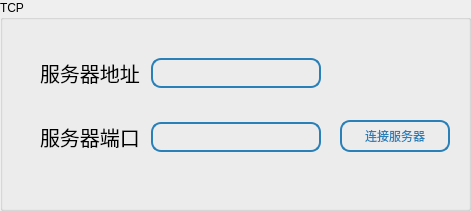
     <widget class="QGroupBox" name="groupBox_2">
      <property name="geometry">
       <rect>
        <x>20</x>
        <y>240</y>
        <width>471</width>
        <height>211</height>
       </rect>
      </property>
      <property name="styleSheet">
       <string notr="true"/>
      </property>
      <property name="title">
       <string>TCP</string>
      </property>
      <widget class="QPushButton" name="tcp_connect">
       <property name="geometry">
        <rect>
         <x>340</x>
         <y>120</y>
         <width>110</width>
         <height>32</height>
        </rect>
       </property>
       <property name="minimumSize">
        <size>
         <width>18</width>
         <height>32</height>
        </size>
       </property>
       <property name="maximumSize">
        <size>
         <width>110</width>
         <height>32</height>
        </size>
       </property>
       <property name="styleSheet">
        <string notr="true">.QPushButton {
    border: 2px solid #2980b9;
    color: #2980b9;
    position: relative;
    overflow: hidden;
    z-index: 1;
    transition: .5s;
  border-radius: 10px;
}



:hover {
    background-color: #155799;
    color: white;
}
QPushButton:pressed {  
    /* 改变背景色 */  
    background-color:#134d87;  

    /* 改变边框风格 */  
    border-style:inset;  

    /* 使文字有一点移动 */  
    padding-left:2px;  
    padding-top:1px;  
}


</string>
       </property>
       <property name="text">
        <string>连接服务器</string>
       </property>
      </widget>
      <widget class="QWidget" name="layoutWidget">
       <property name="geometry">
        <rect>
         <x>40</x>
         <y>30</y>
         <width>281</width>
         <height>151</height>
        </rect>
       </property>
       <layout class="QVBoxLayout" name="verticalLayout">
        <item>
         <layout class="QHBoxLayout" name="horizontalLayout_7">
          <item>
           <widget class="QLabel" name="label_7">
            <property name="styleSheet">
             <string notr="true">QLabel{font:20px;}
</string>
            </property>
            <property name="text">
             <string>服务器地址</string>
            </property>
           </widget>
          </item>
          <item>
           <widget class="QLineEdit" name="tcp_ip">
            <property name="minimumSize">
             <size>
              <width>170</width>
              <height>30</height>
             </size>
            </property>
            <property name="maximumSize">
             <size>
              <width>170</width>
              <height>30</height>
             </size>
            </property>
            <property name="styleSheet">
             <string notr="true">font-size:12px;
background: transparent;
 border: 2px solid #2980b9;
border-radius: 10px;
padding-left:9px;</string>
            </property>
           </widget>
          </item>
         </layout>
        </item>
        <item>
         <layout class="QHBoxLayout" name="horizontalLayout_8">
          <item>
           <widget class="QLabel" name="label_8">
            <property name="styleSheet">
             <string notr="true">QLabel{font:20px;}
</string>
            </property>
            <property name="text">
             <string>服务器端口</string>
            </property>
           </widget>
          </item>
          <item>
           <widget class="QLineEdit" name="tcp_port">
            <property name="minimumSize">
             <size>
              <width>170</width>
              <height>30</height>
             </size>
            </property>
            <property name="maximumSize">
             <size>
              <width>170</width>
              <height>30</height>
             </size>
            </property>
            <property name="styleSheet">
             <string notr="true">font-size:12px;
background: transparent;
 border: 2px solid #2980b9;
border-radius: 10px;
padding-left:9px;</string>
            </property>
           </widget>
          </item>
         </layout>
        </item>
       </layout>
      </widget>
     </widget>
